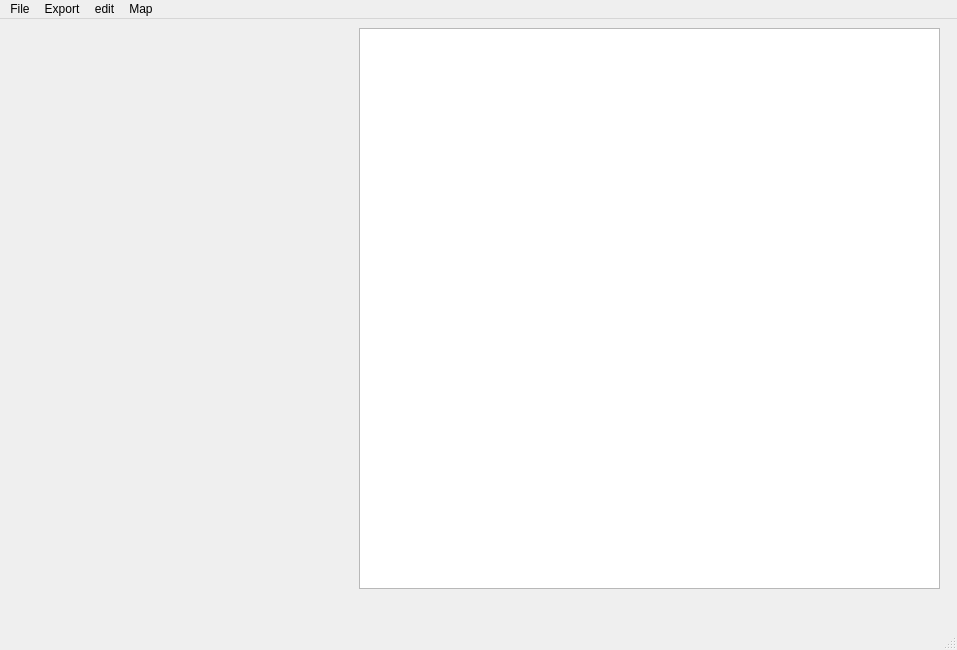
<?xml version="1.0" encoding="UTF-8"?>
<ui version="4.0">
 <class>MainWindow</class>
 <widget class="QMainWindow" name="MainWindow">
  <property name="geometry">
   <rect>
    <x>0</x>
    <y>0</y>
    <width>957</width>
    <height>650</height>
   </rect>
  </property>
  <property name="windowTitle">
   <string>MainWindow</string>
  </property>
  <widget class="QWidget" name="centralwidget">
   <widget class="QWidget" name="widget2" native="true">
    <property name="geometry">
     <rect>
      <x>20</x>
      <y>30</y>
      <width>291</width>
      <height>541</height>
     </rect>
    </property>
   </widget>
   <widget class="QWidget" name="verticalLayoutWidget">
    <property name="geometry">
     <rect>
      <x>359</x>
      <y>9</y>
      <width>581</width>
      <height>561</height>
     </rect>
    </property>
    <layout class="QVBoxLayout" name="verticalLayout">
     <item>
      <widget class="QTextEdit" name="textEdit">
       <property name="font">
        <font>
         <family>Arial</family>
        </font>
       </property>
       <property name="locale">
        <locale language="English" country="UnitedStates"/>
       </property>
       <property name="inputMethodHints">
        <set>Qt::ImhMultiLine</set>
       </property>
      </widget>
     </item>
    </layout>
   </widget>
  </widget>
  <widget class="QMenuBar" name="menubar">
   <property name="geometry">
    <rect>
     <x>0</x>
     <y>0</y>
     <width>957</width>
     <height>22</height>
    </rect>
   </property>
   <widget class="QMenu" name="menuFile">
    <property name="title">
     <string>File</string>
    </property>
    <addaction name="actionNew"/>
    <addaction name="actionOpen"/>
    <addaction name="actionSave"/>
   </widget>
   <widget class="QMenu" name="menuExport">
    <property name="title">
     <string>Export</string>
    </property>
    <addaction name="actiontoPDF"/>
    <addaction name="actiontoHTML"/>
    <addaction name="actionPrint_2"/>
    <addaction name="actiontoMarkdown"/>
   </widget>
   <widget class="QMenu" name="menuedit">
    <property name="title">
     <string>edit</string>
    </property>
    <addaction name="actioncopy"/>
    <addaction name="actionpaste"/>
    <addaction name="actioncut"/>
    <addaction name="actionredo"/>
    <addaction name="actionundo"/>
    <addaction name="actionstyle"/>
   </widget>
   <widget class="QMenu" name="menuMap">
    <property name="title">
     <string>Map</string>
    </property>
    <addaction name="actionMap"/>
    <addaction name="actionFile"/>
   </widget>
   <addaction name="menuFile"/>
   <addaction name="menuExport"/>
   <addaction name="menuedit"/>
   <addaction name="menuMap"/>
  </widget>
  <widget class="QStatusBar" name="statusbar"/>
  <action name="actionNew">
   <property name="text">
    <string>New</string>
   </property>
   <property name="shortcut">
    <string>Ctrl+N</string>
   </property>
  </action>
  <action name="actionOpen">
   <property name="text">
    <string>Open</string>
   </property>
   <property name="shortcut">
    <string>Ctrl+O</string>
   </property>
  </action>
  <action name="actionSave">
   <property name="text">
    <string>Save</string>
   </property>
   <property name="shortcut">
    <string>Ctrl+S</string>
   </property>
  </action>
  <action name="actionPrint">
   <property name="text">
    <string>Print</string>
   </property>
  </action>
  <action name="actiontoPDF">
   <property name="text">
    <string>toPDF</string>
   </property>
  </action>
  <action name="actiontoHTML">
   <property name="text">
    <string>toHTML</string>
   </property>
  </action>
  <action name="actionchoose">
   <property name="checkable">
    <bool>true</bool>
   </property>
   <property name="text">
    <string>choose</string>
   </property>
   <property name="shortcut">
    <string>Ctrl+/</string>
   </property>
  </action>
  <action name="action_print">
   <property name="checkable">
    <bool>true</bool>
   </property>
   <property name="text">
    <string>Print</string>
   </property>
  </action>
  <action name="actioncopy">
   <property name="text">
    <string>copy</string>
   </property>
  </action>
  <action name="actionpaste">
   <property name="text">
    <string>paste</string>
   </property>
  </action>
  <action name="actioncut">
   <property name="text">
    <string>cut</string>
   </property>
  </action>
  <action name="actionredo">
   <property name="text">
    <string>redo</string>
   </property>
  </action>
  <action name="actionundo">
   <property name="text">
    <string>undo</string>
   </property>
  </action>
  <action name="actionchoose_2">
   <property name="text">
    <string>choose</string>
   </property>
  </action>
  <action name="actionPrint_2">
   <property name="text">
    <string>Print</string>
   </property>
  </action>
  <action name="actiontoMarkdown">
   <property name="text">
    <string>toMarkdown</string>
   </property>
  </action>
  <action name="actionstyle">
   <property name="text">
    <string>style</string>
   </property>
   <property name="shortcut">
    <string>Ctrl+/</string>
   </property>
  </action>
  <action name="actionShow_map">
   <property name="text">
    <string>Show map</string>
   </property>
  </action>
  <action name="actionMap">
   <property name="text">
    <string>Map</string>
   </property>
   <property name="shortcut">
    <string>Ctrl+M</string>
   </property>
  </action>
  <action name="actionFile">
   <property name="text">
    <string>File</string>
   </property>
   <property name="shortcut">
    <string>Ctrl+F</string>
   </property>
  </action>
 </widget>
 <resources/>
 <connections/>
</ui>
